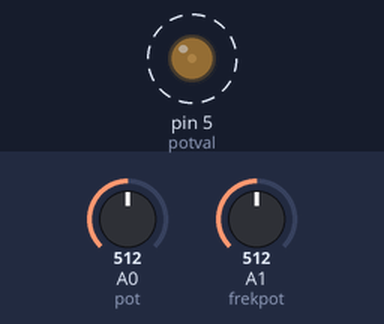
This sketch was run on a simulated Arduino Uno, built with avr-gcc and run on an emulated ATmega328P. Parts: output pins drawn as LEDs (lit = HIGH). Dashed ring = blinking. The test bench sets the inputs (shaded band); at power-on: A0 (pot) = 512, A1 (frekpot) = 512.

Above: at 1.2 s.
1.3 s: A0 (pot) set to 716
4.3 s: A1 (frekpot) set to 0
At 4.76 s:
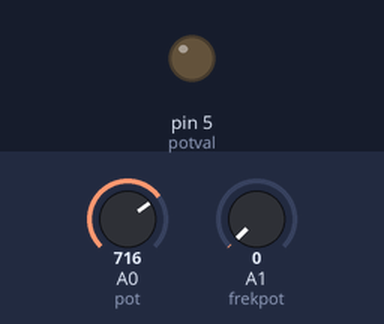
7.3 s: A0 (pot) set to 900
10.3 s: A0 (pot) set to 511
13.3 s: A1 (frekpot) set to 511
At 14.03 s:
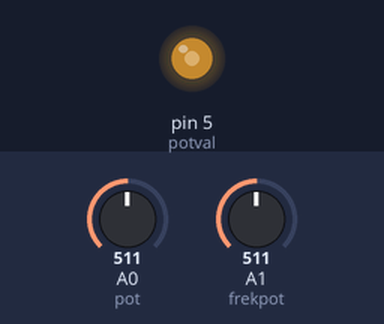
Timing chart, 0 to 17.3 s (numbered marks = the images above; inputs shaded):
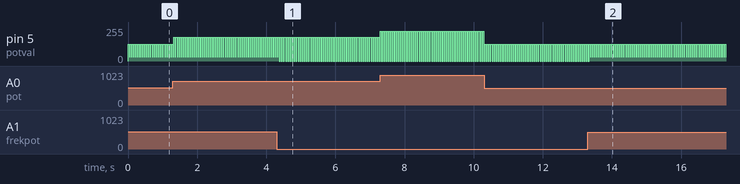

The sketch:

PWM.ino
```cpp
#include <PWM.h>
#define pot A0
int potval= 5;
int frekpot = A1;

void setup() {
  Serial.begin(9600);
  // put your setup code here, to run once:
  pinMode(potval,OUTPUT);
}

void loop() {
  int deger = analogRead(pot);
  int frek_deger = analogRead(frekpot)/4;
  frek_deger = map(frek_deger,0,1023,0,255);
  deger = map(deger,0,1023,0,255);
  analogWrite(potval,deger);
  delay(30);
  analogWrite(potval,frek_deger);
  delay(30);

  // put your main code here, to run repeatedly:

}
```

Measured:
- by itself, pin 5 (potval): repeats every 0.06 s: 127/255 0.03 s, 31/255 0.03 s
